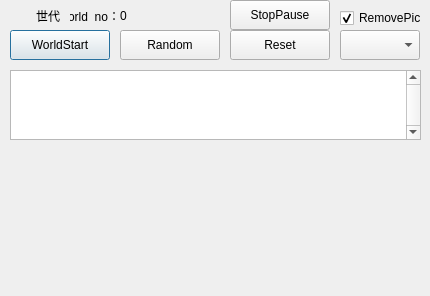
<?xml version="1.0" encoding="UTF-8"?>
<ui version="4.0">
 <class>Dialog</class>
 <widget class="QDialog" name="Dialog">
  <property name="geometry">
   <rect>
    <x>0</x>
    <y>0</y>
    <width>430</width>
    <height>296</height>
   </rect>
  </property>
  <property name="windowTitle">
   <string>Dialog</string>
  </property>
  <widget class="QPushButton" name="btnWorldTick">
   <property name="geometry">
    <rect>
     <x>10</x>
     <y>30</y>
     <width>100</width>
     <height>30</height>
    </rect>
   </property>
   <property name="text">
    <string>WorldStart</string>
   </property>
  </widget>
  <widget class="QPushButton" name="btnRandomSet">
   <property name="geometry">
    <rect>
     <x>120</x>
     <y>30</y>
     <width>100</width>
     <height>30</height>
    </rect>
   </property>
   <property name="text">
    <string>Random</string>
   </property>
  </widget>
  <widget class="QComboBox" name="cmbInitialData">
   <property name="geometry">
    <rect>
     <x>340</x>
     <y>30</y>
     <width>80</width>
     <height>30</height>
    </rect>
   </property>
  </widget>
  <widget class="QPushButton" name="btnStopPause">
   <property name="geometry">
    <rect>
     <x>230</x>
     <y>0</y>
     <width>100</width>
     <height>30</height>
    </rect>
   </property>
   <property name="text">
    <string>StopPause</string>
   </property>
  </widget>
  <widget class="QLabel" name="lblGeneration">
   <property name="geometry">
    <rect>
     <x>10</x>
     <y>10</y>
     <width>50</width>
     <height>12</height>
    </rect>
   </property>
   <property name="layoutDirection">
    <enum>Qt::LeftToRight</enum>
   </property>
   <property name="text">
    <string>世代</string>
   </property>
   <property name="alignment">
    <set>Qt::AlignRight|Qt::AlignTrailing|Qt::AlignVCenter</set>
   </property>
  </widget>
  <widget class="QTextEdit" name="txtLifeStatus">
   <property name="geometry">
    <rect>
     <x>10</x>
     <y>70</y>
     <width>411</width>
     <height>70</height>
    </rect>
   </property>
   <property name="cursor" stdset="0">
    <cursorShape>ArrowCursor</cursorShape>
   </property>
   <property name="verticalScrollBarPolicy">
    <enum>Qt::ScrollBarAlwaysOn</enum>
   </property>
   <property name="sizeAdjustPolicy">
    <enum>QAbstractScrollArea::AdjustToContents</enum>
   </property>
   <property name="readOnly">
    <bool>true</bool>
   </property>
  </widget>
  <widget class="QPushButton" name="btnReset">
   <property name="geometry">
    <rect>
     <x>230</x>
     <y>30</y>
     <width>100</width>
     <height>30</height>
    </rect>
   </property>
   <property name="text">
    <string>Reset</string>
   </property>
  </widget>
  <widget class="QCheckBox" name="chkRemovePict">
   <property name="geometry">
    <rect>
     <x>340</x>
     <y>10</y>
     <width>81</width>
     <height>16</height>
    </rect>
   </property>
   <property name="text">
    <string>RemovePict</string>
   </property>
   <property name="checked">
    <bool>true</bool>
   </property>
  </widget>
  <widget class="QLabel" name="lblWorldNoText">
   <property name="geometry">
    <rect>
     <x>70</x>
     <y>10</y>
     <width>50</width>
     <height>12</height>
    </rect>
   </property>
   <property name="layoutDirection">
    <enum>Qt::LeftToRight</enum>
   </property>
   <property name="text">
    <string>world_no：</string>
   </property>
   <property name="alignment">
    <set>Qt::AlignRight|Qt::AlignTrailing|Qt::AlignVCenter</set>
   </property>
  </widget>
  <widget class="QLabel" name="lblWorldNo">
   <property name="geometry">
    <rect>
     <x>120</x>
     <y>10</y>
     <width>50</width>
     <height>12</height>
    </rect>
   </property>
   <property name="layoutDirection">
    <enum>Qt::LeftToRight</enum>
   </property>
   <property name="text">
    <string>0</string>
   </property>
  </widget>
 </widget>
 <resources/>
 <connections/>
</ui>
